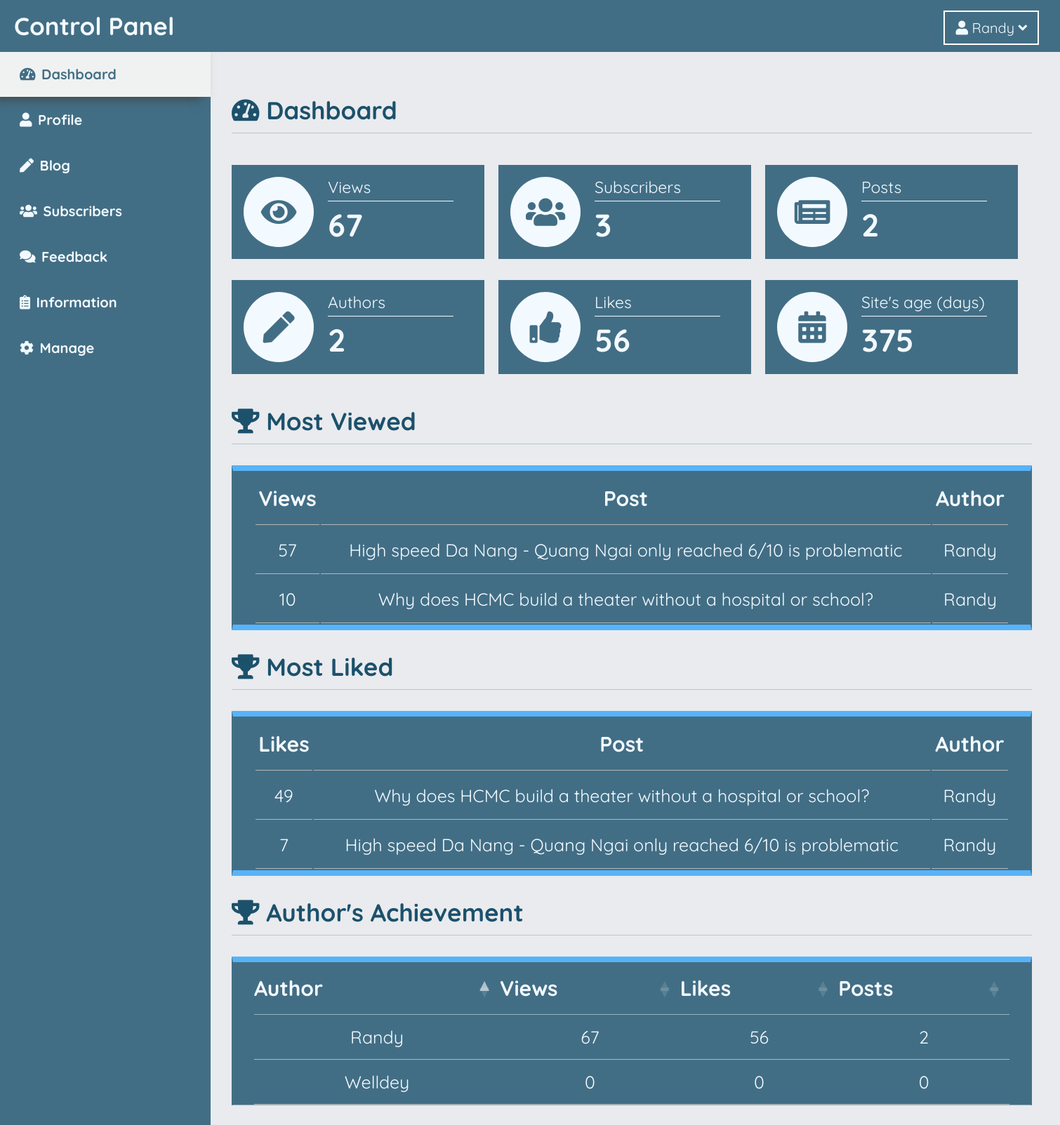
The page /admincp/Dashboard (signed in) on the database its author committed.
### tables this page shows
CREATE TABLE `info` (
  `phone` int(11) DEFAULT NULL,
  `email` varchar(255) DEFAULT NULL,
  `facebook` varchar(255) DEFAULT NULL,
  `youtube` varchar(255) DEFAULT NULL,
  `google` varchar(255) DEFAULT NULL,
  `twitter` varchar(255) DEFAULT NULL,
  `about` varchar(1000) DEFAULT NULL,
  `copy` varchar(1000) DEFAULT NULL,
  `id` int(11) NOT NULL,
  `site_birth` date NOT NULL DEFAULT '2018-10-10'
);

CREATE TABLE `posts` (
  `id` int(10) UNSIGNED NOT NULL,
  `vi_title` varchar(255) DEFAULT NULL,
  `eng_title` varchar(255) DEFAULT NULL,
  `category_id` int(11) NOT NULL,
  `vi_header` varchar(500) DEFAULT NULL,
  `eng_header` varchar(500) DEFAULT NULL,
  `vi_cont` text,
  `eng_cont` text,
  `img` varchar(255) DEFAULT NULL,
  `keywords` varchar(255) DEFAULT NULL,
  `des` varchar(500) DEFAULT NULL,
  `date` date NOT NULL,
  `author_id` int(11) NOT NULL,
  `status` int(11) NOT NULL,
  `likes` int(11) NOT NULL DEFAULT '0',
  `views` int(11) NOT NULL DEFAULT '0',
  `link` varchar(255) DEFAULT NULL
);

CREATE TABLE `authors` (
  `id` int(10) UNSIGNED NOT NULL,
  `fullname` varchar(255) DEFAULT NULL,
  `penname` varchar(255) DEFAULT NULL,
  `email` varchar(255) NOT NULL,
  `password` varchar(255) DEFAULT '1',
  `birthdate` date DEFAULT NULL,
  `quote` varchar(255) DEFAULT NULL,
  `facebook` varchar(255) DEFAULT NULL,
  `about` text,
  `position` int(11) NOT NULL,
  `date` date NOT NULL,
  `avar` varchar(255) DEFAULT 'index_avatar.jpg'
);

### index.php (called while the page is built, shortened)
<?php
include $_SERVER['DOCUMENT_ROOT']."/Helper/Route.php";
include $_SERVER['DOCUMENT_ROOT']."/DB/DB_main.php";
checkRoute($_SERVER['REQUEST_URI']);
?>

### DB/DB_main.php (called while the page is built, shortened)
<?php
include "DB_query.php";
class DB extends DBQuery{
	private $__conn;
	public function __construct(){
		$this->__conn = mysqli_connect(DB_HOST, DB_USER_NAME, DB_PASSWORD, DB_NAME);
		mysqli_set_charset($this->__conn, 'UTF8');
	}
	public function get(){
		$sql = $this->SQL;
		$result = mysqli_query($this->__conn,$sql);
		$this->SQL = "";
		$data = array();
		while($temp = mysqli_fetch_assoc($result)){
			array_push($data, $temp);
		}
		return $data;
	}
	public function count(){
		$sql = $this->SQL;
		$result = mysqli_query($this->__conn,$sql);
		$numrows = mysqli_num_rows($result);
		return $numrows;
	}
}
?>

### DB/DB_query.php (called while the page is built, shortened)
<?php
class DBQuery{
	public function From($table){
		return $this;
	}
	public function Id($id){
		return $this;
	}
	public function Where($cond){
		return $this;
	}
	public function Order($field,$cond){
		return $this;
	}
	public function Lim($lim){
		return $this;
	}
}
?>

### View/ad-dashboard.php (the view)
<?php
$views = 0;
$likes = 0;
$posts = (new DB())->From("posts")->get();
foreach ($posts as $post) {
	$views += $post['views'];
	$likes += $post['likes'];
}
$subs = (new DB())->From("subscribers")->count();
$numPost = (new DB())->From("posts")->count();
$auths = (new DB())->From("authors")->count();
$birth = (new DB())->From("info")->get()[0]["site_birth"];
$datetime1 = date_create($birth);
$datetime2 = date_create(date("Y-m-d"));
$age = date_diff($datetime1, $datetime2);
?>
<ad-header><i class="fas fa-tachometer-alt"></i> Dashboard</ad-header>
<stat>
	<stat-item>
		<sym-wrap><i class="fas fa-eye"></i></sym-wrap>
		<number-wrap>
			<stat-name>Views</stat-name>
			<stat-result><?php echo $views ?></stat-result>
		</number-wrap>
	</stat-item>
	<stat-item>
		<sym-wrap><i class="fas fa-users"></i></sym-wrap>
		<number-wrap>
			<stat-name>Subscribers</stat-name>
			<stat-result><?php echo $subs ?></stat-result>
		</number-wrap>
	</stat-item>
	<stat-item>
		<sym-wrap><i class="fas fa-newspaper"></i></sym-wrap>
		<number-wrap>
			<stat-name>Posts</stat-name>
			<stat-result><?php echo $numPost ?></stat-result>
		</number-wrap>
	</stat-item>
	<stat-item>
		<sym-wrap><i class="fas fa-pen"></i></sym-wrap>
		<number-wrap>
			<stat-name>Authors</stat-name>
			<stat-result><?php echo $auths ?></stat-result>
		</number-wrap>
	</stat-item>
	<stat-item>
		<sym-wrap><i class="fas fa-thumbs-up"></i></sym-wrap>
		<number-wrap>
			<stat-name>Likes</stat-name>
			<stat-result><?php echo $likes ?></stat-result>
		</number-wrap>
	</stat-item>
	<stat-item>
		<sym-wrap><i class="fas fa-calendar-alt"></i></sym-wrap>
		<number-wrap>
			<stat-name>Site's age (days)</stat-name>
			<stat-result><?php echo $age->days ?></stat-result>
		</number-wrap>
	</stat-item>
</stat>
<?php
	$mostv = (new DB())->From("posts")->Order("views","DESC")->Lim(5)->get();
	$mostl = (new DB())->From("posts")->Order("likes","DESC")->Lim(5)->get();
	$authorAch = (new DB())->From("authors")->get();
?>
<ad-header><i class="fas fa-trophy"></i> Most Viewed</ad-header>
<table class="ranking">
	<thead>
		<tr>
			<th>Views</th>
			<th>Post</th>
			<th>Author</th>
		</tr>
	</thead>
	<tbody>
		<?php
			foreach($mostv as $mv){
				$author = (new DB())->From("authors")->Id($mv['author_id'])->get()[0]["penname"];
		?>
		<tr>
			<td><?php echo $mv['views'] ?></td>
			<td><?php echo $mv['eng_title'] ?></td>
			<td><?php echo $author ?></td>
		</tr>
		<?php } ?>
	</tbody>
</table>
<ad-header><i class="fas fa-trophy"></i> Most Liked</ad-header>
<table class="ranking">
	<thead>
		<tr>
			<th>Likes</th>
			<th>Post</th>
			<th>Author</th>
		</tr>
	</thead>
	<tbody>
		<?php
			foreach($mostl as $ml){
				$author = (new DB())->From("authors")->Id($mv['author_id'])->get()[0]["penname"];
		?>
		<tr>
			<td><?php echo $ml['likes'] ?></td>
			<td><?php echo $ml['eng_title'] ?></td>
			<td><?php echo $author ?></td>
		</tr>
		<?php } ?>
	</tbody>
</table>
<ad-header><i class="fas fa-trophy"></i> Author's Achievement</ad-header>
<table class="ranking" id="author-rank">
	<thead>
		<tr>
			<th>Author</th>
			<th>Views</th>
			<th>Likes</th>
			<th>Posts</th>
		</tr>
	</thead>
	<tbody>
		<?php
			foreach ($authorAch as $au) {
				$auPosts = (new DB())->From("posts")->Where("author_id=".$au['id'])->get();
				$auViews = 0;
				$auLikes = 0;
				foreach ($auPosts as $p) {
					$auViews += $p['views'];
					$auLikes += $p['likes'];
				}
				$auPostCount = (new DB())->From("posts")->Where("author_id=".$au['id'])->count();
		?>
		<tr>
			<td><?php echo $au['penname'] ?></td>
			<td><?php echo $auViews ?></td>
			<td><?php echo $auLikes ?></td>
			<td><?php echo $auPostCount ?></td>
		</tr>
		<?php } ?>
	</tbody>
</table>

### Helper/Route.php (shortened to what this page needs)
<?php
	$routeList = array("/");
	function checkRoute($raw){
		global $routeList;
		$routeName = splitRouteName($raw);
		for($i = 0; $i < count($routeList); $i++){
			if($routeName == $routeList[$i]){
				$para = paraRoute($raw);
				getRoute($routeName,$para);
			}
		}
	}
	function getRoute($routeName, $para){
		require "./Controller/".$routeName."CL.php";
	}
	function splitRouteName($raw){
		if($raw == "/"){
			return "home";
		}
		else{
			$routeArray = explode('/', $raw);
			return $routeArray[1];
		}
	}
	function paraRoute($raw){
		$paraArray = explode('/', $raw);
		$reverseArray = array_reverse($paraArray);
		array_pop($reverseArray);
		array_pop($reverseArray);
		$paraArray = array_reverse($reverseArray);
		return $paraArray;
	}
?>

### Public/css/index.css (style rules this page uses)
* { box-sizing: border-box; display: block; padding: 0px; margin:0px; }
html body { left: 0; right: 0; bottom: 0; top: 0; margin: 0; background: #e9ebee; font-family: "Quicksand"; }
body { margin:0px; }
table { display: table; }
thead, tbody { display: table-header-group; }
tr { display: table-row; }
th,td { display: table-cell; }
:root { --main-white: #e8e8e8a6; --main-blue: #e2f0ff; --main-black: #434343; --extra-blue: #bed5e1; --extra-black: #7b7b7b; --white:#f3faff; --bright:#57b3f9; --true:#426e85; --hard:#1c516c; }

### Public/css/admin.css (style rules this page uses)
table.dataTable { font-family: "Quicksand"; }
table.dataTable tbody th, table.dataTable tbody td { padding: 16px 10px !important; text-align: center; }
table.dataTable tbody tr { background: none !important; }
table.dataTable thead th, table.dataTable tfoot th { color: var(--true); font-size: 22px; border-bottom: 1px solid #97aeba !important; }
table.dataTable.no-footer { border-bottom: 1px solid #97aeba !important; }
ad-header { font-size: 35px; font-weight: bold; border-bottom: 1px solid #b5c6cf; padding-bottom: 10px; margin: 30px 0px; color: var(--hard); }
stat { width: 100%; display: flex; flex-wrap: wrap; }
stat-item { width: 360px; margin: 15px 0px; margin-right: 20px; display: flex; flex-direction: row; padding: 15px; border: 2px solid var(--true); background: var(--true); }
sym-wrap { width: 100px; height: 100px; color: var(--true); background: var(--white); border-radius: 100px; text-align: center; line-height:100px; font-size: 45px; }
number-wrap { margin: 0px 20px; color: var(--white); width: 55%; }
stat-name { font-size: 23px; border-bottom: 1px solid var(--white); padding-bottom: 5px; }
stat-result { font-size: 45px; font-weight: bold; margin-top: 5px; }
.ranking { margin: 10px 0px; width: 100%; font-size: 28px; padding: 0px 30px; border: 2px solid var(--true); color: var(--white); background: var(--true); text-align: center; border-top: 8px solid var(--bright); border-bottom: 8px solid var(--bright); }
table.ranking td, table.ranking th { padding: 18px 0px !important; border-bottom: 1px solid #b6b6b6 !important; color: var(--white) !important; font-size: 25px !important; }
table.ranking th { font-size: 30px !important; }
.ranking thead { font-weight: bold; }
.ranking tbody { border-bottom: 1px solid #b6b6b6; }

### rows shown on the page
info: site_birth "375"
posts: views "57", eng_title "High speed Da Nang - Quang Ngai only reached 6/10 is problematic", author.penname "Randy", likes "7"
posts: views "10", eng_title "Why does HCMC build a theater without a hospital or school?", author.penname "Randy", likes "49"
authors: penname "Randy", auViews "67", auLikes "56", auPostCount "2"
authors: penname "Welldey", auViews "0", auLikes "0", auPostCount "0"

### other values the page prints
$_SESSION[$name] "Randy"
$views "67"
$subs "3"
$numPost "2"
$auths "2"
$likes "56"
